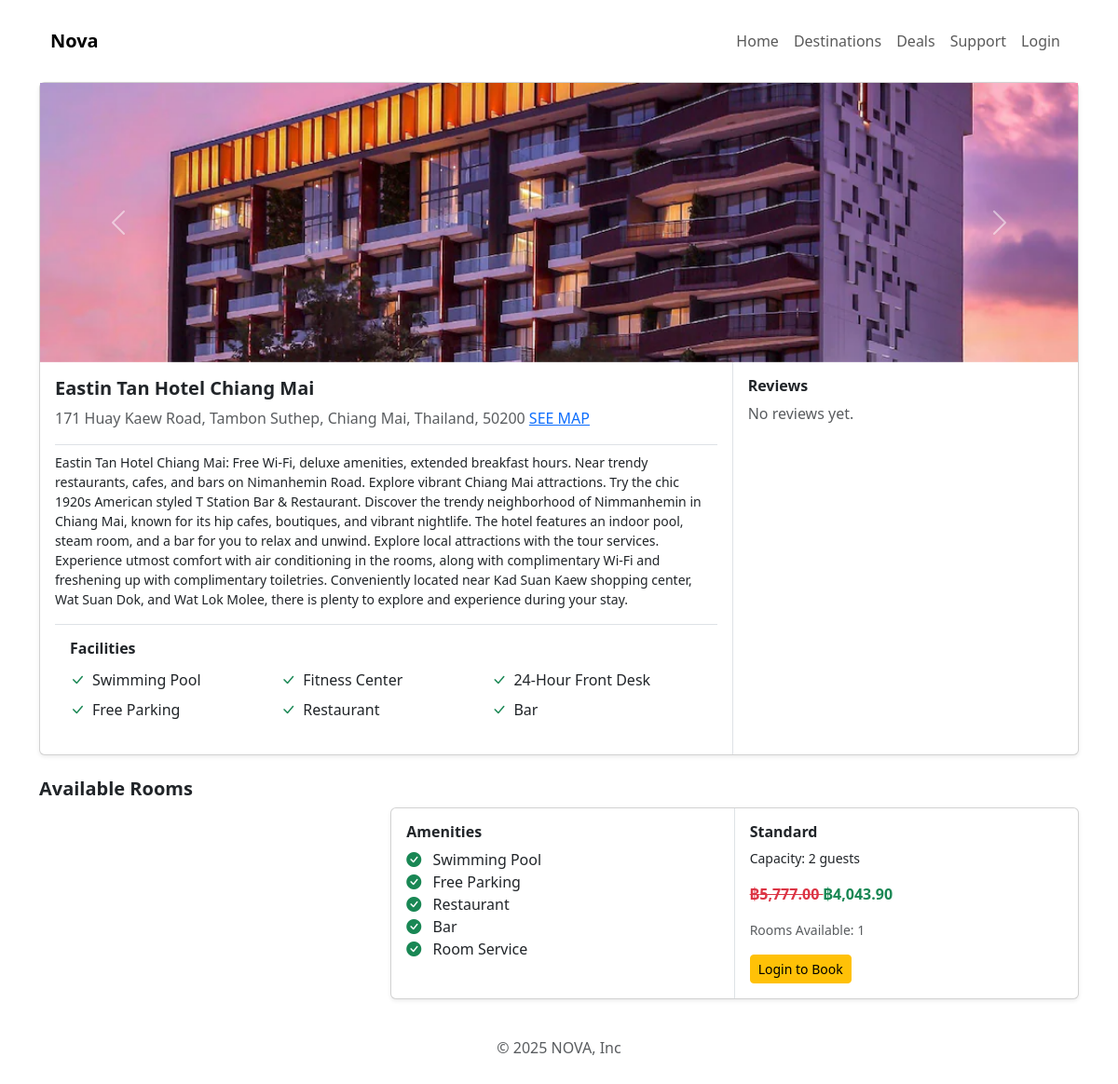
Screenshot of /views/hotel-details.php?hotel_id=4 with the database file from the repository.
### tables this page shows
CREATE TABLE `hotels` (
  `id` int(11) NOT NULL,
  `owner_id` int(11) NOT NULL,
  `name` varchar(200) NOT NULL,
  `description` text DEFAULT NULL,
  `address` varchar(255) DEFAULT NULL,
  `city` varchar(100) DEFAULT NULL,
  `state` varchar(100) DEFAULT NULL,
  `country` varchar(100) NOT NULL,
  `zip_code` varchar(20) DEFAULT NULL,
  `map_url` varchar(255) DEFAULT NULL,
  `phone` varchar(20) DEFAULT NULL,
  `email` varchar(150) DEFAULT NULL,
  `website` varchar(150) DEFAULT NULL,
  `created_at` timestamp NOT NULL DEFAULT current_timestamp(),
  `status` enum('active','inactive') NOT NULL DEFAULT 'inactive'
);

CREATE TABLE `room_types` (
  `id` int(11) NOT NULL,
  `hotel_id` int(11) NOT NULL,
  `name` varchar(100) NOT NULL,
  `description` text DEFAULT NULL,
  `capacity` int(11) DEFAULT 2,
  `base_price` decimal(10,2) NOT NULL,
  `created_at` timestamp NOT NULL DEFAULT current_timestamp()
);

### partials/room-query.php (called while the page is built)
<?php
$hotel_id = isset($_GET["hotel_id"]) ? intval($_GET["hotel_id"]) : 0;
if ($hotel_id > 0) {
    $stmt = $pdo->prepare("
        SELECT
            rt.id, rt.name, rt.capacity, rt.base_price,
            (SELECT COUNT(*) FROM rooms r WHERE r.room_type_id = rt.id AND r.status = 'available') AS available_rooms,
            COALESCE(
                (SELECT (rt.base_price - (rt.base_price * (d.discount_percentage / 100)))
                 FROM discounts d
                 WHERE d.hotel_id = rt.hotel_id
                 AND d.room_type_id = rt.id
                 AND d.status = 'active'
                 LIMIT 1),
                rt.base_price
            ) AS discounted_price
        FROM room_types rt
        WHERE rt.hotel_id = ?
    ");
    $stmt->execute([$hotel_id]);
    $rooms = $stmt->fetchAll(PDO::FETCH_ASSOC);
    $room_images = [];
    $stmt = $pdo->prepare("SELECT room_types_id, image_url FROM room_type_images WHERE hotel_id = ?");
    $stmt->execute([$hotel_id]);
    $images = $stmt->fetchAll(PDO::FETCH_ASSOC);
    foreach ($images as $img) {
        $room_images[$img['room_types_id']][] = $img['image_url'];
    }
    $room_amenities = [];
    $stmt = $pdo->prepare("
        SELECT rta.room_type_id, a.name
        FROM room_type_amenities rta
        INNER JOIN amenities a ON rta.amenity_id = a.id
        WHERE rta.hotel_id = ?
    ");
    $stmt->execute([$hotel_id]);
    $amenities = $stmt->fetchAll(PDO::FETCH_ASSOC);
    foreach ($amenities as $am) {
        $room_amenities[$am['room_type_id']][] = $am['name'];
    }
}
?>

### views/hotel-details.php (the view, shortened to what this page needs)
<?php
require_once("../partials/header.php");
require_once("../partials/nav.php");
require_once("../config/db.php");
$hotel_id = isset($_GET['hotel_id']) ? intval($_GET['hotel_id']) : 0;
if ($hotel_id > 0) {
    $stmt = $pdo->prepare("SELECT name, address, city, state, country, zip_code, map_url, description FROM hotels WHERE id = ?");
    $stmt->execute([$hotel_id]);
    $hotel = $stmt->fetch(PDO::FETCH_ASSOC);
}
?>
<main>
    <?php if (!empty($hotel)): ?>
        <div class="card shadow-sm mb-4">
            <?php include '../partials/hotel-images.php'; ?>
            <div class="row g-0">
                <div class="col-md-8">
                    <div class="card-body">
                        <h5 class="card-title fw-bold"> <?= htmlspecialchars($hotel['name']) ?> </h5>
                        <p class="text-muted">
                            <?= htmlspecialchars($hotel['address']) ?>,
                            <?= htmlspecialchars($hotel['city']) ?>,
                            <?= htmlspecialchars($hotel['state']) ?>,
                            <?= htmlspecialchars($hotel['country']) ?>,
                            <?= htmlspecialchars($hotel['zip_code']) ?>
                            <a href="<?= htmlspecialchars($hotel['map_url']); ?>" target="_blank">SEE MAP</a>
                        </p>
                        <p class="mt-2 pt-2 border-top small"> <?= nl2br(htmlspecialchars($hotel['description'])) ?> </p>
                        <?php include '../partials/hotel-facilities.php'; ?>
                    </div>
                </div>
                <div class="col-md-4 border-start">
                    <?php include '../partials/hotel-reviews.php'; ?>
                </div>
            </div>
        </div>
    <?php else: ?>
        <div class="alert alert-danger">Hotel details not found.</div>
    <?php endif; ?>
    <?php include '../partials/room-query.php'; ?>
    <?php if (!empty($rooms)) : ?>
        <div class="mt-3">
            <h5 class="fw-bold">Available Rooms</h5>
            <div class="row row-cols-1 g-4">
                <?php foreach ($rooms as $room) : ?>
                    <?php include '../partials/room-card.php'; ?>
                <?php endforeach; ?>
            </div>
        </div>
    <?php else : ?>
        <div class="alert alert-danger mt-3">No rooms available for this hotel.</div>
    <?php endif; ?>
</main>
<?php require_once("../partials/footer.php"); ?>

### partials/room-card.php (shortened to what this page needs)
<div class="col">
    <div class="row g-3">
        <div class="col-md-4 d-flex align-items-stretch">
            <div class="rounded overflow-hidden w-100 h-100">
                <?php if (!empty($room_images[$room['id']])) : ?>
                    <div id="carouselRoom<?= $room['id']; ?>" class="carousel slide h-100" data-bs-ride="carousel">
                        <div class="carousel-inner h-100">
                            <?php foreach ($room_images[$room['id']] as $index => $img) : ?>
                                <div class="carousel-item <?= $index === 0 ? 'active' : ''; ?> h-100">
                                    <img src="<?= htmlspecialchars($img); ?>" class="d-block w-100 h-100"
                                         style="object-fit: cover; border-radius: 10px;">
                                </div>
                            <?php endforeach; ?>
                        </div>
                        <button class="carousel-control-prev" type="button" data-bs-target="#carouselRoom<?= $room['id']; ?>" data-bs-slide="prev">
                            <span class="carousel-control-prev-icon" aria-hidden="true"></span>
                        </button>
                        <button class="carousel-control-next" type="button" data-bs-target="#carouselRoom<?= $room['id']; ?>" data-bs-slide="next">
                            <span class="carousel-control-next-icon" aria-hidden="true"></span>
                        </button>
                    </div>
                <?php else: ?>
                    <img src="assets/img/no-image.jpg" class="img-fluid w-100 h-100"
                         style="object-fit: cover; border-radius: 10px;">
                <?php endif; ?>
            </div>
        </div>
        <div class="col-md-8">
            <div class="card h-100 shadow-sm">
                <div class="row g-0 h-100">
                    <div class="col-md-6 border-end">
                        <div class="card-body">
                            <h6 class="fw-bold">Amenities</h6>
                            <?php if (!empty($room_amenities[$room['id']])) : ?>
                                <ul class="list-unstyled">
                                    <?php foreach ($room_amenities[$room['id']] as $amenity) : ?>
                                        <li><i class="bi bi-check-circle-fill text-success me-2"></i> <?= htmlspecialchars($amenity); ?></li>
                                    <?php endforeach; ?>
                                </ul>
                            <?php else: ?>
                                <p class="text-muted">No amenities listed.</p>
                            <?php endif; ?>
                        </div>
                    </div>
                    <div class="col-md-6">
                        <div class="card-body">
                            <h6 class="card-title fw-bold"><?= htmlspecialchars($room["name"]); ?></h6>
                            <p class="small">Capacity: <?= $room["capacity"]; ?> guests</p>
                            <?php if ($room['discounted_price'] < $room['base_price']) : ?>
                                <p class="fw-bold">
                                    <span class="text-danger text-decoration-line-through">
                                        ฿<?= number_format($room["base_price"], 2); ?>
                                    </span>
                                    <span class="text-success">
                                        ฿<?= number_format($room["discounted_price"], 2); ?>
                                    </span>
                                </p>
                            <?php else: ?>
                                <p class="fw-bold text-success">฿<?= number_format($room["base_price"], 2); ?></p>
                            <?php endif; ?>
                            <p class="text-muted small">Rooms Available: <?= $room['available_rooms']; ?></p>
                            <?php if ($room['available_rooms'] > 0): ?>
                                <?php if (isset($_SESSION['user_id'])): ?>
                                    <a href="booking.php?room_types_id=<?= $room['id']; ?>&hotel_id=<?= $hotel_id; ?>" class="btn btn-primary btn-sm">
                                        Book now
                                    </a>
                                <?php else: ?>
                                    <a href="login.php" class="btn btn-warning btn-sm">
                                        Login to Book
                                    </a>
                                <?php endif; ?>
                            <?php else: ?>
                                <p class="text-danger fw-bold">No rooms left</p>
                            <?php endif; ?>
                        </div>
                    </div>
                </div>
            </div>
        </div>
    </div>
</div>

### rows the page displays
hotels: name "Eastin Tan Hotel Chiang Mai", address "171 Huay Kaew Road", city "Tambon Suthep", state "Chiang Mai", country "Thailand", zip_code "50200", description "Eastin Tan Hotel Chiang Mai: Free Wi-Fi, deluxe amenities, extended breakfast hours. Near trendy restaurants, cafes, and bars on Nimanhemin Road. Explore vibrant Chiang Mai attractions. Try the chic 1920s American styled T Station Bar & Restaurant. Discover the trendy neighborhood of Nimmanhemin in Chiang Mai, known for its hip cafes, boutiques, and vibrant nightlife. The hotel features an indoor pool, steam room, and a bar for you to relax and unwind. Explore local attractions with the tour services. Experience utmost comfort with air conditioning in the rooms, along with complimentary Wi-Fi and freshening up with complimentary toiletries. Conveniently located near Kad Suan Kaew shopping…"
room_types: id "Swimming Pool", id "Free Parking", id "Restaurant", id "Bar", id "Room Service", name "Standard", capacity "2", base_price "5,777.00", discounted_price "4,043.90", available_rooms "1"

### other values shown
$amenity "Swimming Pool"
$amenity "Fitness Center"
$amenity "24-Hour Front Desk"
$amenity "Free Parking"
$amenity "Restaurant"
$amenity "Bar"
